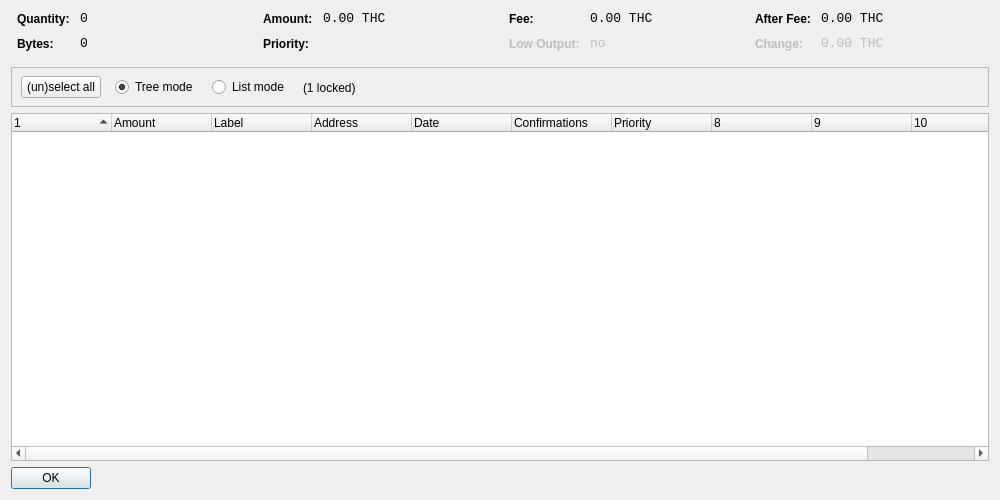
<?xml version="1.0" encoding="UTF-8"?>
<ui version="4.0">
 <class>CoinControlDialog</class>
 <widget class="QDialog" name="CoinControlDialog">
  <property name="geometry">
   <rect>
    <x>0</x>
    <y>0</y>
    <width>1000</width>
    <height>500</height>
   </rect>
  </property>
  <property name="windowTitle">
   <string>Coin Control</string>
  </property>
  <layout class="QVBoxLayout" name="verticalLayout">
   <item>
    <layout class="QHBoxLayout" name="horizontalLayoutTop" stretch="0,0,0,0">
     <property name="topMargin">
      <number>0</number>
     </property>
     <property name="bottomMargin">
      <number>10</number>
     </property>
     <item>
      <layout class="QFormLayout" name="formLayoutCoinControl1">
       <property name="horizontalSpacing">
        <number>10</number>
       </property>
       <property name="verticalSpacing">
        <number>10</number>
       </property>
       <property name="leftMargin">
        <number>6</number>
       </property>
       <property name="rightMargin">
        <number>6</number>
       </property>
       <item row="0" column="0">
        <widget class="QLabel" name="labelCoinControlQuantityText">
         <property name="styleSheet">
          <string notr="true">font-weight:bold;</string>
         </property>
         <property name="text">
          <string>Quantity:</string>
         </property>
        </widget>
       </item>
       <item row="0" column="1">
        <widget class="QLabel" name="labelCoinControlQuantity">
         <property name="font">
          <font>
           <family>Monospace</family>
           <pointsize>10</pointsize>
          </font>
         </property>
         <property name="cursor">
          <cursorShape>IBeamCursor</cursorShape>
         </property>
         <property name="contextMenuPolicy">
          <enum>Qt::ActionsContextMenu</enum>
         </property>
         <property name="text">
          <string notr="true">0</string>
         </property>
         <property name="textInteractionFlags">
          <set>Qt::LinksAccessibleByMouse|Qt::TextSelectableByKeyboard|Qt::TextSelectableByMouse</set>
         </property>
        </widget>
       </item>
       <item row="1" column="0">
        <widget class="QLabel" name="labelCoinControlBytesText">
         <property name="styleSheet">
          <string notr="true">font-weight:bold;</string>
         </property>
         <property name="text">
          <string>Bytes:</string>
         </property>
        </widget>
       </item>
       <item row="1" column="1">
        <widget class="QLabel" name="labelCoinControlBytes">
         <property name="font">
          <font>
           <family>Monospace</family>
           <pointsize>10</pointsize>
          </font>
         </property>
         <property name="cursor">
          <cursorShape>IBeamCursor</cursorShape>
         </property>
         <property name="contextMenuPolicy">
          <enum>Qt::ActionsContextMenu</enum>
         </property>
         <property name="text">
          <string notr="true">0</string>
         </property>
         <property name="textInteractionFlags">
          <set>Qt::LinksAccessibleByMouse|Qt::TextSelectableByKeyboard|Qt::TextSelectableByMouse</set>
         </property>
        </widget>
       </item>
      </layout>
     </item>
     <item>
      <layout class="QFormLayout" name="formLayoutCoinControl2">
       <property name="horizontalSpacing">
        <number>10</number>
       </property>
       <property name="verticalSpacing">
        <number>10</number>
       </property>
       <property name="leftMargin">
        <number>6</number>
       </property>
       <property name="rightMargin">
        <number>6</number>
       </property>
       <item row="0" column="0">
        <widget class="QLabel" name="labelCoinControlAmountText">
         <property name="styleSheet">
          <string notr="true">font-weight:bold;</string>
         </property>
         <property name="text">
          <string>Amount:</string>
         </property>
        </widget>
       </item>
       <item row="0" column="1">
        <widget class="QLabel" name="labelCoinControlAmount">
         <property name="font">
          <font>
           <family>Monospace</family>
           <pointsize>10</pointsize>
          </font>
         </property>
         <property name="cursor">
          <cursorShape>IBeamCursor</cursorShape>
         </property>
         <property name="contextMenuPolicy">
          <enum>Qt::ActionsContextMenu</enum>
         </property>
         <property name="text">
          <string notr="true">0.00 THC</string>
         </property>
         <property name="textInteractionFlags">
          <set>Qt::LinksAccessibleByMouse|Qt::TextSelectableByKeyboard|Qt::TextSelectableByMouse</set>
         </property>
        </widget>
       </item>
       <item row="1" column="0">
        <widget class="QLabel" name="labelCoinControlPriorityText">
         <property name="styleSheet">
          <string notr="true">font-weight:bold;</string>
         </property>
         <property name="text">
          <string>Priority:</string>
         </property>
        </widget>
       </item>
       <item row="1" column="1">
        <widget class="QLabel" name="labelCoinControlPriority">
         <property name="font">
          <font>
           <family>Monospace</family>
           <pointsize>10</pointsize>
          </font>
         </property>
         <property name="cursor">
          <cursorShape>IBeamCursor</cursorShape>
         </property>
         <property name="contextMenuPolicy">
          <enum>Qt::ActionsContextMenu</enum>
         </property>
         <property name="text">
          <string/>
         </property>
         <property name="textInteractionFlags">
          <set>Qt::LinksAccessibleByMouse|Qt::TextSelectableByKeyboard|Qt::TextSelectableByMouse</set>
         </property>
        </widget>
       </item>
      </layout>
     </item>
     <item>
      <layout class="QFormLayout" name="formLayoutCoinControl3">
       <property name="horizontalSpacing">
        <number>10</number>
       </property>
       <property name="verticalSpacing">
        <number>10</number>
       </property>
       <property name="leftMargin">
        <number>6</number>
       </property>
       <property name="rightMargin">
        <number>6</number>
       </property>
       <item row="0" column="0">
        <widget class="QLabel" name="labelCoinControlFeeText">
         <property name="styleSheet">
          <string notr="true">font-weight:bold;</string>
         </property>
         <property name="text">
          <string>Fee:</string>
         </property>
        </widget>
       </item>
       <item row="0" column="1">
        <widget class="QLabel" name="labelCoinControlFee">
         <property name="font">
          <font>
           <family>Monospace</family>
           <pointsize>10</pointsize>
          </font>
         </property>
         <property name="cursor">
          <cursorShape>IBeamCursor</cursorShape>
         </property>
         <property name="contextMenuPolicy">
          <enum>Qt::ActionsContextMenu</enum>
         </property>
         <property name="text">
          <string notr="true">0.00 THC</string>
         </property>
         <property name="textInteractionFlags">
          <set>Qt::LinksAccessibleByMouse|Qt::TextSelectableByKeyboard|Qt::TextSelectableByMouse</set>
         </property>
        </widget>
       </item>
       <item row="1" column="0">
        <widget class="QLabel" name="labelCoinControlLowOutputText">
         <property name="enabled">
          <bool>false</bool>
         </property>
         <property name="styleSheet">
          <string notr="true">font-weight:bold;</string>
         </property>
         <property name="text">
          <string>Low Output:</string>
         </property>
        </widget>
       </item>
       <item row="1" column="1">
        <widget class="QLabel" name="labelCoinControlLowOutput">
         <property name="enabled">
          <bool>false</bool>
         </property>
         <property name="font">
          <font>
           <family>Monospace</family>
           <pointsize>10</pointsize>
          </font>
         </property>
         <property name="cursor">
          <cursorShape>IBeamCursor</cursorShape>
         </property>
         <property name="contextMenuPolicy">
          <enum>Qt::ActionsContextMenu</enum>
         </property>
         <property name="text">
          <string>no</string>
         </property>
         <property name="textInteractionFlags">
          <set>Qt::LinksAccessibleByMouse|Qt::TextSelectableByKeyboard|Qt::TextSelectableByMouse</set>
         </property>
        </widget>
       </item>
      </layout>
     </item>
     <item>
      <layout class="QFormLayout" name="formLayoutCoinControl4">
       <property name="horizontalSpacing">
        <number>10</number>
       </property>
       <property name="verticalSpacing">
        <number>10</number>
       </property>
       <property name="leftMargin">
        <number>6</number>
       </property>
       <property name="rightMargin">
        <number>6</number>
       </property>
       <item row="0" column="0">
        <widget class="QLabel" name="labelCoinControlAfterFeeText">
         <property name="styleSheet">
          <string notr="true">font-weight:bold;</string>
         </property>
         <property name="text">
          <string>After Fee:</string>
         </property>
        </widget>
       </item>
       <item row="0" column="1">
        <widget class="QLabel" name="labelCoinControlAfterFee">
         <property name="font">
          <font>
           <family>Monospace</family>
           <pointsize>10</pointsize>
          </font>
         </property>
         <property name="cursor">
          <cursorShape>IBeamCursor</cursorShape>
         </property>
         <property name="contextMenuPolicy">
          <enum>Qt::ActionsContextMenu</enum>
         </property>
         <property name="text">
          <string notr="true">0.00 THC</string>
         </property>
         <property name="textInteractionFlags">
          <set>Qt::LinksAccessibleByMouse|Qt::TextSelectableByKeyboard|Qt::TextSelectableByMouse</set>
         </property>
        </widget>
       </item>
       <item row="1" column="0">
        <widget class="QLabel" name="labelCoinControlChangeText">
         <property name="enabled">
          <bool>false</bool>
         </property>
         <property name="styleSheet">
          <string notr="true">font-weight:bold;</string>
         </property>
         <property name="text">
          <string>Change:</string>
         </property>
        </widget>
       </item>
       <item row="1" column="1">
        <widget class="QLabel" name="labelCoinControlChange">
         <property name="enabled">
          <bool>false</bool>
         </property>
         <property name="font">
          <font>
           <family>Monospace</family>
           <pointsize>10</pointsize>
          </font>
         </property>
         <property name="cursor">
          <cursorShape>IBeamCursor</cursorShape>
         </property>
         <property name="contextMenuPolicy">
          <enum>Qt::ActionsContextMenu</enum>
         </property>
         <property name="text">
          <string notr="true">0.00 THC</string>
         </property>
         <property name="textInteractionFlags">
          <set>Qt::LinksAccessibleByMouse|Qt::TextSelectableByKeyboard|Qt::TextSelectableByMouse</set>
         </property>
        </widget>
       </item>
      </layout>
     </item>
    </layout>
   </item>
   <item>
    <widget class="QFrame" name="frame">
     <property name="minimumSize">
      <size>
       <width>0</width>
       <height>40</height>
      </size>
     </property>
     <property name="frameShape">
      <enum>QFrame::StyledPanel</enum>
     </property>
     <property name="frameShadow">
      <enum>QFrame::Sunken</enum>
     </property>
     <widget class="QWidget" name="horizontalLayoutWidget">
      <property name="geometry">
       <rect>
        <x>10</x>
        <y>0</y>
        <width>781</width>
        <height>41</height>
       </rect>
      </property>
      <layout class="QHBoxLayout" name="horizontalLayoutPanel" stretch="0,0,0,0,0">
       <property name="spacing">
        <number>14</number>
       </property>
       <item>
        <widget class="QPushButton" name="pushButtonSelectAll">
         <property name="sizePolicy">
          <sizepolicy hsizetype="Maximum" vsizetype="Fixed">
           <horstretch>0</horstretch>
           <verstretch>0</verstretch>
          </sizepolicy>
         </property>
         <property name="text">
          <string>(un)select all</string>
         </property>
        </widget>
       </item>
       <item>
        <widget class="QRadioButton" name="radioTreeMode">
         <property name="sizePolicy">
          <sizepolicy hsizetype="Maximum" vsizetype="Fixed">
           <horstretch>0</horstretch>
           <verstretch>0</verstretch>
          </sizepolicy>
         </property>
         <property name="text">
          <string>Tree mode</string>
         </property>
         <property name="checked">
          <bool>true</bool>
         </property>
        </widget>
       </item>
       <item>
        <widget class="QRadioButton" name="radioListMode">
         <property name="sizePolicy">
          <sizepolicy hsizetype="Maximum" vsizetype="Fixed">
           <horstretch>0</horstretch>
           <verstretch>0</verstretch>
          </sizepolicy>
         </property>
         <property name="text">
          <string>List mode</string>
         </property>
        </widget>
       </item>
       <item>
        <widget class="QLabel" name="labelLocked">
         <property name="text">
          <string>(1 locked)</string>
         </property>
        </widget>
       </item>
       <item>
        <spacer name="horizontalSpacer">
         <property name="orientation">
          <enum>Qt::Horizontal</enum>
         </property>
         <property name="sizeHint" stdset="0">
          <size>
           <width>40</width>
           <height>20</height>
          </size>
         </property>
        </spacer>
       </item>
      </layout>
     </widget>
    </widget>
   </item>
   <item>
    <widget class="CoinControlTreeWidget" name="treeWidget">
     <property name="contextMenuPolicy">
      <enum>Qt::CustomContextMenu</enum>
     </property>
     <property name="sortingEnabled">
      <bool>false</bool>
     </property>
     <property name="columnCount">
      <number>11</number>
     </property>
     <attribute name="headerShowSortIndicator" stdset="0">
      <bool>true</bool>
     </attribute>
     <attribute name="headerStretchLastSection">
      <bool>false</bool>
     </attribute>
     <column>
      <property name="text">
       <string/>
      </property>
     </column>
     <column>
      <property name="text">
       <string>Amount</string>
      </property>
     </column>
     <column>
      <property name="text">
       <string>Label</string>
      </property>
     </column>
     <column>
      <property name="text">
       <string>Address</string>
      </property>
     </column>
     <column>
      <property name="text">
       <string>Date</string>
      </property>
     </column>
     <column>
      <property name="text">
       <string>Confirmations</string>
      </property>
      <property name="toolTip">
       <string>Confirmed</string>
      </property>
     </column>
     <column>
      <property name="text">
       <string>Priority</string>
      </property>
     </column>
     <column>
      <property name="text">
       <string/>
      </property>
     </column>
     <column>
      <property name="text">
       <string/>
      </property>
     </column>
     <column>
      <property name="text">
       <string/>
      </property>
     </column>
     <column>
      <property name="text">
       <string/>
      </property>
     </column>
    </widget>
   </item>
   <item>
    <widget class="QDialogButtonBox" name="buttonBox">
     <property name="sizePolicy">
      <sizepolicy hsizetype="Maximum" vsizetype="Fixed">
       <horstretch>0</horstretch>
       <verstretch>0</verstretch>
      </sizepolicy>
     </property>
     <property name="orientation">
      <enum>Qt::Horizontal</enum>
     </property>
     <property name="standardButtons">
      <set>QDialogButtonBox::Ok</set>
     </property>
    </widget>
   </item>
  </layout>
 </widget>
 <customwidgets>
  <customwidget>
   <class>CoinControlTreeWidget</class>
   <extends>QTreeWidget</extends>
   <header>coincontroltreewidget.h</header>
  </customwidget>
 </customwidgets>
 <resources/>
 <connections/>
</ui>
